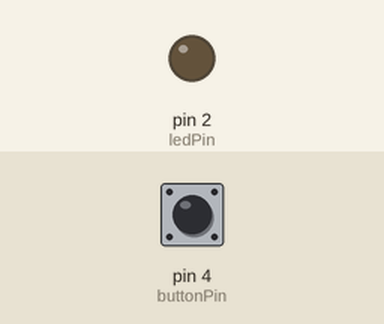
Simulated run of this sketch. Board: Arduino Uno, built with avr-gcc and run on an emulated ATmega328P. On the bench: output pins drawn as LEDs (lit = HIGH). The inputs (shaded band) are chosen by the test bench; at power-on: pin 4 (buttonPin) HIGH.

Above: at 1.2 s.
1.3 s: pin 4 (buttonPin) pulled LOW for 3.2 s
At 2.7 s:
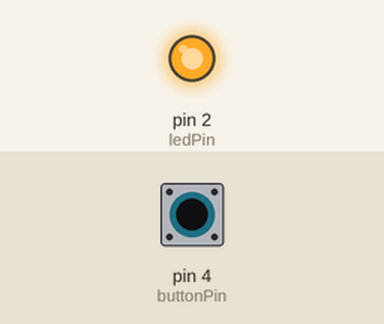
Timing chart, 0 to 4.3 s (numbered marks = the images above; inputs shaded):
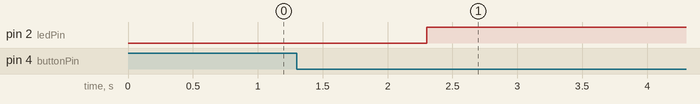

Measured:
- after the input at 1.3 s, pin 2 (ledPin): LOW → HIGH after 1.0 s

The sketch:

JOB1-1.ino
```cpp
const int buttonPin = 4;  // le numéro de la broche du bouton-poussoir
const int ledPin = 2;    // le numéro de la broche de la LED

// variables qui vont changer :
int buttonState = 0;  // variable pour lire l'état du bouton-poussoir
int lastButtonState = HIGH;  // variable pour mémoriser l'état précédent du bouton-poussoir
unsigned long lastDebounceTime = 0;  // la dernière fois où le bouton a été lu
unsigned long debounceDelay = 50;    // le temps de rebondissement du bouton en millisecondes

int clickCounter = 0;  // compteur du nombre d'appuis sur le bouton
bool isLongPress = false;  // indicateur d'appui prolongé

void setup() {
  // initialise la broche de la LED en tant que sortie :
  pinMode(ledPin, OUTPUT);
  // initialise la broche du bouton-poussoir en tant qu'entrée avec résistance de tirage activée :
  pinMode(buttonPin, INPUT_PULLUP);
}

void loop() {
  // lis l'état du bouton-poussoir :
  int reading = digitalRead(buttonPin);

  // vérifie le rebondissement du bouton :
  if (reading != lastButtonState) {
    lastDebounceTime = millis();
  }

  // vérifie si le temps de rebondissement a expiré :
  if ((millis() - lastDebounceTime) > debounceDelay) {
    // met à jour l'état du bouton-poussoir si changement détecté :
    if (reading != buttonState) {
      buttonState = reading;

      // incrémente le compteur si le bouton est enfoncé :
      if (buttonState == LOW) {
        clickCounter++;

        // remet à zéro le compteur si le nombre d'appuis dépasse 3 :
        if (clickCounter > 3) {
          clickCounter = 0;
        }

        // vérifie le nombre d'appuis pour déterminer le comportement :
        if (clickCounter == 1) {
          // En appuyant une fois sur le bouton, la LED reste allumée
          digitalWrite(ledPin, LOW);
        } else if (clickCounter == 3) {
          // En appuyant trois fois sur le bouton, la LED clignote
          blinkLED();
        }
      } else {
        // Réinitialise l'indicateur d'appui prolongé lors du relâchement du bouton :
        isLongPress = false;
      }
    }
  }

  // vérifie l'appui prolongé sur le bouton :
  if (buttonState == LOW && (millis() - lastDebounceTime) > 1000) {
    // En cas d'appui prolongé sur le bouton, la LED s'éteint
    isLongPress = true;
    digitalWrite(ledPin, HIGH);
  } else if (isLongPress && buttonState == HIGH) {
    // Réinitialise l'indicateur d'appui prolongé lors du relâchement du bouton :
    isLongPress = false;
  }

  // mémorise l'état actuel du bouton-poussoir :
  lastButtonState = reading;
}

void blinkLED() {
  // Fonction pour faire clignoter la LED
  for (int i = 0; i < 5; i++) {
    digitalWrite(ledPin, HIGH);
    delay(200);
    digitalWrite(ledPin, LOW);
    delay(200);
  }
}
```
